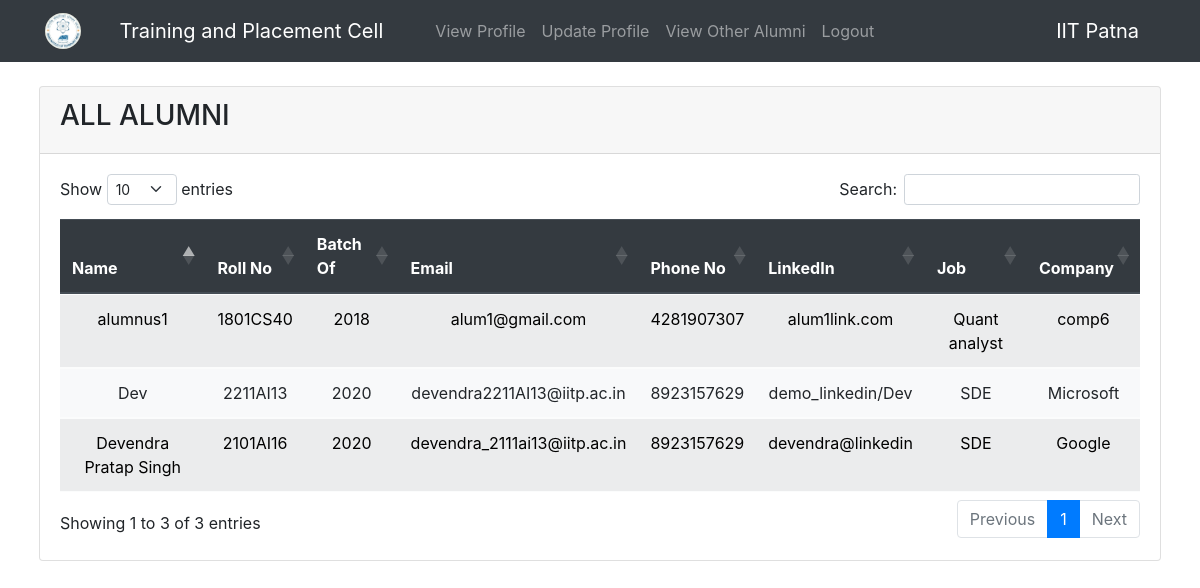
Page /alumni_data.php on the committed database.
### tables this page shows
CREATE TABLE `alumni` (
  `fname` varchar(100) NOT NULL,
  `password` varchar(255) NOT NULL,
  `email` varchar(100) NOT NULL,
  `rollno` varchar(8) NOT NULL,
  `batchof` int(11) NOT NULL,
  `phone` text NOT NULL,
  `linkedin` text NOT NULL,
  `job` text NOT NULL,
  `company` text NOT NULL
);

### alumni_data.php (the view, shortened to what this page needs)
<?php
include 'connection.php'
  ?>
<!doctype html>
<html lang="en">
<head>
  <link rel="stylesheet" href="https://cdnjs.cloudflare.com/ajax/libs/twitter-bootstrap/5.2.0/css/bootstrap.min.css">
  <link rel="stylesheet" href="https://cdn.datatables.net/1.13.4/css/dataTables.bootstrap5.min.css">
  <link rel="stylesheet" href="https://stackpath.bootstrapcdn.com/bootstrap/4.4.1/css/bootstrap.min.css"
>
</head>
<body>
  <?php require '_nav_in_alumni.php' ?>
  <div class="container-fluid px-4">
    <br>
    <div class="col-md-12">
      <div class="card">
        <div class="card-header">
          <h3>ALL ALUMNI</h3>
        </div>
        <div class="card-body">
          <div class="table-responsive">
            <table id="example" class="table table-striped table-light table-hover table text-center">
              <thead class="thead-dark">
                <tr>
                  <th scope="col">Name</th>
                  <th scope="col">Roll No</th>
                  <th scope="col">Batch Of</th>
                  <th scope="col">Email</th>
                  <th scope="col">Phone No</th>
                  <th scope="col">LinkedIn</th>
                  <th scope="col">Job</th>
                  <th scope="col">Company</th>
                </tr>
              </thead>
              <tbody>
                <?php
                $query = "select * from alumni;";
                $query_run = mysqli_query($conn, $query);
                if (mysqli_num_rows($query_run) > 0) {
                  foreach ($query_run as $row) {
                    ?>
                    <tr>
                      <td>
                        <?= $row["fname"]; ?>
                      </td>
                      <td>
                        <?= $row["rollno"]; ?>
                      </td>
                      <td>
                        <?= $row["batchof"]; ?>
                      </td>
                      <td>
                        <?= $row["email"]; ?>
                      </td>
                      <td>
                        <?= $row["phone"]; ?>
                      </td>
                      <td>
                        <?= $row["linkedin"]; ?>
                      </td>
                      <td>
                        <?= $row["job"]; ?>
                      </td>
                      <td>
                        <?= $row["company"]; ?>
                      </td>
                    </tr>
                    <?php
                  }
                } else {
                  ?>
                  <tr>
                    <td colspan="4">No record found</td>
                  </tr>
                  <?php
                }
                ?>
              </tbody>
            </table>
          </div>
        </div>
      </div>
    </div>
  </div>
</body>
</html>

### rows in the picture
alumni: fname "alumnus1", rollno "1801CS40", batchof "2018", email "alum1@gmail.com", phone "4281907307", linkedin "alum1link.com", job "Quant analyst", company "comp6"
alumni: fname "Dev", rollno "2211AI13", batchof "2020", email "devendra2211AI13@iitp.ac.in", phone "8923157629", linkedin "demo_linkedin/Dev", job "SDE", company "Microsoft"
alumni: fname "Devendra Pratap Singh", rollno "2101AI16", batchof "2020", email "devendra_2111ai13@iitp.ac.in", phone "8923157629", linkedin "devendra@linkedin", job "SDE", company "Google"
